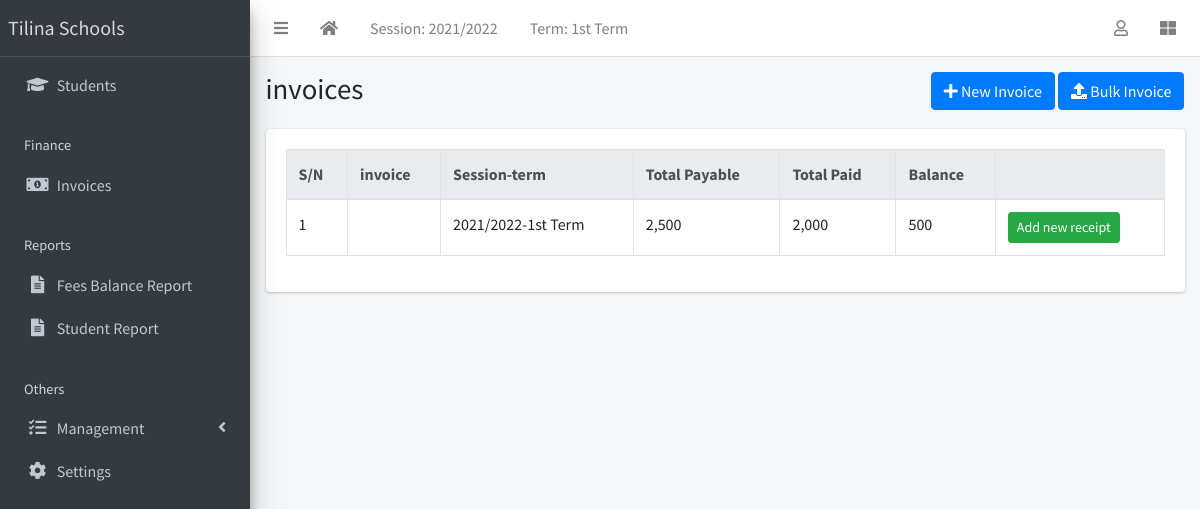
Screenshot of /finance/list/ (signed in) with the database file from the repository.
### apps/corecode/models.py (models this page shows)
class AcademicSession(models.Model):
    name = models.CharField(max_length=200, unique=True)
    current = models.BooleanField(default=True)
    class Meta:
        ordering = ["-name"]
    def __str__(self):
        return self.name

class AcademicTerm(models.Model):
    name = models.CharField(max_length=20, unique=True)
    current = models.BooleanField(default=True)
    class Meta:
        ordering = ["name"]
    def __str__(self):
        return self.name

### apps/finance/models.py (models this page shows, shortened)
class Invoice(models.Model):
    student = models.ForeignKey(Student, on_delete=models.CASCADE)
    session = models.ForeignKey(AcademicSession, on_delete=models.CASCADE)
    term = models.ForeignKey(AcademicTerm, on_delete=models.CASCADE)
    class_for = models.ForeignKey(StudentClass, on_delete=models.CASCADE)
    balance_from_previous_term = models.IntegerField(default=0)
    status = models.CharField(
        max_length=20,
        choices=[("active", "Active"), ("closed", "Closed")],
        default="active",
    )
    class Meta:
        ordering = ["student", "term"]
    def __str__(self):
        return f"{self.student}"
    def balance(self):
        payable = self.total_amount_payable()
        paid = self.total_amount_paid()
        return payable - paid
    def amount_payable(self):
        items = InvoiceItem.objects.filter(invoice=self)
        total = 0
        for item in items:
            total += item.amount
        return total
    def total_amount_payable(self):
        return self.balance_from_previous_term + self.amount_payable()
    def total_amount_paid(self):
        receipts = Receipt.objects.filter(invoice=self)
        amount = 0
        for receipt in receipts:
            amount += receipt.amount_paid
        return amount

class InvoiceItem(models.Model):
    invoice = models.ForeignKey(Invoice, on_delete=models.CASCADE)
    description = models.CharField(max_length=200)
    amount = models.IntegerField()

class Receipt(models.Model):
    invoice = models.ForeignKey(Invoice, on_delete=models.CASCADE)
    amount_paid = models.IntegerField()
    date_paid = models.DateField(default=timezone.now)
    comment = models.CharField(max_length=200, blank=True)

### apps/finance/views.py (the view)
# urls.py: path("list/", InvoiceListView.as_view(), name="invoice-list"),
class InvoiceListView(LoginRequiredMixin, ListView):
    model = Invoice

### apps/corecode/context_processors.py (called while the page is built)
def site_defaults(request):
    current_session = AcademicSession.objects.get(current=True)
    current_term = AcademicTerm.objects.get(current=True)
    vals = SiteConfig.objects.all()
    contexts = {
        "current_session": current_session.name,
        "current_term": current_term.name,
    }
    for val in vals:
        contexts[val.key] = val.value
    return contexts

### apps/students/models.py (called while the page is built)
    def __str__(self):
        return f"{self.last_name} {self.first_name} {self.middle_name}"

### apps/finance/templates/finance/invoice_list.html (shortened to what this page needs)
{% extends 'base.html' %}
{% load humanize %}
{% block title %}invoices{% endblock title %}
{% block breadcrumb %}
<a class="btn btn-primary" href="{% url 'invoice-create' %}"><i
    class="fas fa-plus"></i> New Invoice</a>
<a class="btn btn-primary" href="{% url 'bulk-invoice' %}"><i
    class="fas fa-upload"></i> Bulk Invoice</a>
{% endblock breadcrumb %}
{% block content %}
  <div class="table-responsive">
    <table id="invoicetable" class="table table-bordered table-hover">
      <thead class="thead-light">
        <tr>
          <th>S/N</th>
          <th>invoice</th>
          <th>Session-term</th>
          <th>Total Payable</th>
          <th>Total Paid</th>
          <th>Balance</th>
          <th></th>
        </tr>
      </thead>
      <tbody>
        {% for invoice in object_list %}
          <tr class='clickable-row' data-href="{% url 'invoice-detail' invoice.id %}">
            <td>{{ forloop.counter}}</td>
            <td>{{ invoice}}</td>
            <td>{{ invoice.session}}-{{ invoice.term}}</td>
            <td>{{ invoice.total_amount_payable | intcomma }}</td>
            <td>{{ invoice.total_amount_paid | intcomma }}</td>
            <td>{{ invoice.balance | intcomma }}</td>
            <td><a class="btn btn-success btn-sm"
                href="{% url 'receipt-create' %}?invoice={{ invoice.id }}">Add new
                receipt</a></td>
          </tr>
        {% endfor %}
      </tbody>
    </table>
  </div>
{% endblock content %}

### templates/base.html (shortened to what this page needs)
{% load static %}
<!DOCTYPE html>
<html lang="en">
<head>
  <link rel="stylesheet" href="{% static 'plugins/fontawesome-free/css/all.min.css' %}">
  <link rel="stylesheet" href="{% static 'plugins/toastr/toastr.min.css' %}">
  <link rel="stylesheet"
    href="{% static 'plugins/overlayScrollbars/css/OverlayScrollbars.min.css' %}">
  <link rel="stylesheet" href="{% static 'plugins/Datatables/datatables.min.css' %}" />
  <link rel="stylesheet" href="{% static 'dist/css/adminlte.min.css' %}">
</head>
<body
  class="hold-transition sidebar-mini layout-fixed layout-navbar-fixed layout-footer-fixed">
  <div class="wrapper">
    <nav class="main-header navbar navbar-expand navbar-white navbar-light">
      <ul class="navbar-nav">
        <li class="nav-item">
          <a class="nav-link" data-widget="pushmenu" href="#" role="button"><i
              class="fas fa-bars"></i></a>
        </li>
        <li class="nav-item d-none d-sm-inline-block">
          <a href="{% url 'home' %} " class="nav-link"><i class="fa fa-home"></i></a>
        </li>
        <li class="nav-item d-none d-sm-inline-block">
          <a href="{% url 'current-session' %}" class="nav-link">Session: {{ current_session }}</a>
        </li>
        <li class="nav-item d-none d-sm-inline-block">
          <a href="{% url 'current-session' %}" class="nav-link">Term: {{ current_term }}</a>
        </li>
      </ul>
      <ul class="navbar-nav ml-auto">
        <li class="nav-item dropdown">
          <a class="nav-link" data-toggle="dropdown" href="#">
            <i class="far fa-user"></i>
          </a>
        </li>
        <li class="nav-item">
          <a class="nav-link" data-widget="control-sidebar" data-slide="true"
            href="#" role="button"><i class="fas fa-th-large"></i></a>
        </li>
      </ul>
    </nav>
    <aside class="main-sidebar sidebar-dark-primary elevation-4">
      <a href="{% url 'home' %}" class="brand-link">Tilina Schools</a>
      <div class="sidebar">
        <nav class="mt-2">
          <ul class="nav nav-pills nav-sidebar flex-column"
            data-widget="treeview" role="menu" data-accordion="false">
            <li class="nav-item">
              <a href="{% url 'student-list' %}" class="nav-link">
                <i class="nav-icon fas fa-graduation-cap"></i>
                <p>
                  Students
                </p>
              </a>
            </li>
            <li class="nav-header">Finance</li>
            <li class="nav-item">
              <a href="{% url 'invoice-list' %}" class="nav-link">
                <i class="nav-icon fas fa-money-bill-alt"></i>
                <p>
                  Invoices
                </p>
              </a>
            </li>
            <li class="nav-header">Reports</li>
            <li class="nav-item">
              <a href="#" class="nav-link">
                <i class="nav-icon fas fa-file-alt"></i>
                <p>
                  Fees Balance Report
                </p>
              </a>
            </li>
            <li class="nav-item">
              <a href="#" class="nav-link">
                <i class="nav-icon fas fa-file-alt"></i>
                <p>
                  Student Report
                </p>
              </a>
            </li>
            <li class="nav-header">Others</li>
            <li class="nav-item has-treeview">
              <a href="#" class="nav-link">
                <i class="nav-icon fas fa-tasks"></i>
                <p>
                  Management
                  <i class="fas fa-angle-left right"></i>
                </p>
              </a>
            </li>
            <li class="nav-item">
              <a href="{% url 'configs' %}" class="nav-link">
                <i class="nav-icon fas fa-cog"></i>
                <p>
                  Settings
                </p>
              </a>
            </li>
          </ul>
        </nav>
      </div>
    </aside>
    <div class="content-wrapper">
      <section class="content-header">
        <div class="container-fluid">
          <div class="row mb-1">
            <div class="col-sm-8">
              <h1>{% block title %}{% endblock title %}</h1>
            </div>
            <div class="col-sm-4">
              <ol class="breadcrumb float-sm-right">
                <li class="breadcrumb-item">{% block breadcrumb %}{% endblock breadcrumb %}</li>
              </ol>
            </div>
          </div>
        </div>
      </section>
      <section class="content">
        <div class="container-fluid">
          <div class="row">
            <div class="col-md-12">
              {% block fullcard %}
              <div class="card">
                <div class="card-body">
                  <div class="row">
                    <div class="col">
                      {% block content %}
                      {% endblock content %}
                    </div>
                  </div>
                </div>
              </div>
              {% endblock fullcard %}
            </div>
          </div>
        </div>
      </section>
    </div>
  </div>
</body>
</html>

### rows the page displays
AcademicSession: name "2021/2022"
AcademicTerm: name "1st Term"
Invoice: session "2021/2022", term "1st Term", total_amount_payable "2,500", total_amount_paid "2,000", balance "500"
